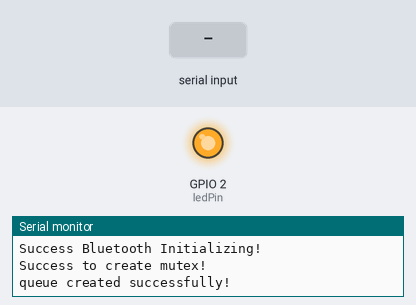
This program was run on a simulated ESP32. Shown: output pins drawn as LEDs (lit = HIGH), the last lines printed to the serial monitor. Dashed ring = blinking. Inputs (shaded band) come from the test bench. Nothing arrives over Bluetooth unless stated.

Above: at 1.2 s.
1.3 s: "1\n" received over the second serial link
At 1.3 s:
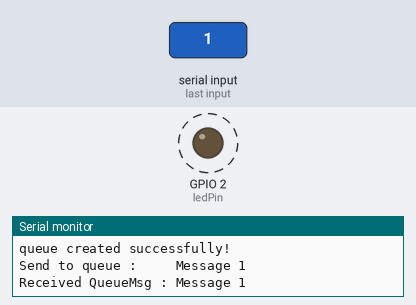
Timing chart, 0 to 9.2 s (numbered marks = the images above; inputs shaded):
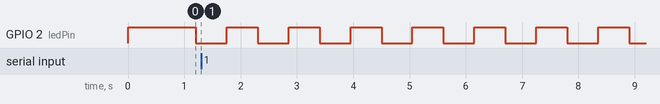

Measured:
- by itself, GPIO 2 (ledPin): alternates HIGH for 0.55 s and LOW for 0.55 s

The program:

main.cpp
```cpp
#include <Arduino.h>
#include "main.h"

// put function declarations here:
int myFunction(int, int);

void setup() {
  // put your setup code here, to run once:
  int result = myFunction(2, 3);
}

void loop() {
  // put your main code here, to run repeatedly:
}

// put function definitions here:
int myFunction(int x, int y) {

  esp_task_wdt_init(30, false);   //30초 워치독 리셋
  WRITE_PERI_REG(RTC_CNTL_BROWN_OUT_REG, 0);  // 낮은 전원 검출 비활성화(재리셋 부팅 방지)
  getTick = xTaskGetTickCount();

  portSetup();
  uartSetup(BAUD);
  bleSetup();
  taskSetup();
  syncSetup();
  queueSetup(QEA);

  return x + y;
}

// put setup files
void portSetup() {
  pinMode(ledPin, OUTPUT);
  digitalWrite(ledPin, HIGH);
}

void uartSetup(unsigned long baud) {
  Serial.begin(baud);
}

int bleSetup() {
  if(!SerialBT.begin("DroneBT20240805-01")) {
    Serial.println("Failed Bluetooth Initializing!!!");
    return -1;
  }
  else {
    Serial.println("Success Bluetooth Initializing!");
    return 0;
  }
}

void taskSetup() {
  xTaskCreatePinnedToCore(Task1Code, "Task1", 2048, NULL, 1, &Task1, 0);
  xTaskCreatePinnedToCore(Task2Code, "Task2", 2048, NULL, 1, &Task2, 0);
  xTaskCreatePinnedToCore(Task3Code, "Task3", 2048, NULL, 1, &Task3, 1);
  xTaskCreatePinnedToCore(Task4Code, "Task4", 2048, NULL, 1, &Task4, 1);
}

int queueSetup(uint8_t qEa) {
  queue = xQueueCreate(qEa, sizeof(int));
  if(queue == NULL) {
    Serial.println("Failed to create queue!!!");
    return -1;
  }
  else {
    Serial.println("queue created successfully!");
    return 0;
  }
}

int syncSetup() {
  mutex = xSemaphoreCreateMutex();
  if(mutex == NULL) {
    Serial.println("Failed to create mutex!!!");
    return -1;
  }
  else {
    Serial.println("Success to create mutex!");
    return 0;
  }
}
```

defines.h
```cpp
#ifndef _DEFINES_H
#define _DEFINES_H

#define QEA 10
#define BAUD 115200
// 내장 LED 핀 번호 (ESP32 보드에서는 대개 GPIO 2)
const int ledPin = 2;

// Task TICK Time (1msec) define
const TickType_t vPeriodicTaskPeriod = 1 / portTICK_PERIOD_MS;

#endif  //_DEFINE_H END
```

main.h
```cpp
#ifndef _MAIN_H
#define _MAIN_H

#include <Arduino.h>
#include <esp_task_wdt.h>
#include "soc/soc.h"
#include "soc/rtc_cntl_reg.h"

#include "BluetoothSerial.h"
#include "defines.h"

TickType_t getTick;

TaskHandle_t Task1;
TaskHandle_t Task2;
TaskHandle_t Task3;
TaskHandle_t Task4;

QueueHandle_t queue;
SemaphoreHandle_t mutex;
BluetoothSerial SerialBT;

// put setup files
void portSetup();
void uartSetup(unsigned long baud);
int bleSetup();
void taskSetup();
int queueSetup(uint8_t qEa);
int syncSetup();

// put functions of tasks here
extern void Task1Code(void *pvParameters);
extern void Task2Code(void *pvParameters);
extern void Task3Code(void *pvParameters);
extern void Task4Code(void *pvParameters);

#endif  //_MAIN_H END
```

task.h
```cpp
#ifndef _TASK_H
#define _TASK_H

#include <Arduino.h>
#include <esp_task_wdt.h>
#include "BluetoothSerial.h"
#include "defines.h"

extern TickType_t getTick;
extern BluetoothSerial SerialBT;
extern QueueHandle_t queue;
extern SemaphoreHandle_t mutex;

int qCnt = 0;

const char *messages[10] = {
    "Message 1", "Message 2", "Message 3", "Message 4", "Message 5",
    "Message 6", "Message 7", "Message 8", "Message 9", "Message 10"
};

// put functions of tasks here
void Task1Code(void *pvParameters);
void Task2Code(void *pvParameters);
void Task3Code(void *pvParameters);
void Task4Code(void *pvParameters);

#endif  //_TASK_H END
```

task.cpp
```cpp
/*
4개의 타스크 함수들 정의
1.Task1Code : 블루투스로부터 수신/파싱
2.Task2Code : 블루투스로 송신
3.Task3Code : 큐 문자열 메세지 송신
4.Task4Code : 큐 문자열 메세지 수신
*/
#include "task.h"

void Task1Code(void *pvParameters) {
    uint32_t ledDly = 0;
    uint32_t task1Dly = 0;

    for(;;) {
        vTaskDelay(1 / portTICK_PERIOD_MS);
        // xTaskDelayUntil(&getTick, vPeriodicTaskPeriod);

        ledDly++;
        if(ledDly == 500) {
            digitalWrite(ledPin, HIGH);
        }
        else if(ledDly >= 1000) {
            digitalWrite(ledPin, LOW);
            ledDly = 0;
        }

        //smartphone message will be received by pc
        if (SerialBT.available() > 0) {
            String data = SerialBT.readStringUntil('\n');
            Serial.print("Received from Bluetooth: ");
            Serial.println(data);
        }
    }
}

void Task2Code(void *pvParameters) {
    uint32_t task2Dly = 0;

    for(;;) {
        vTaskDelay(1 / portTICK_PERIOD_MS);
        // xTaskDelayUntil(&getTick, vPeriodicTaskPeriod);

        task2Dly++;
        // PC로부터 ESP32가 수신한 문자열을 블루투스 통신으로 전송하겠다.
        if (Serial.available() > 0) {
            String data = Serial.readStringUntil('\n');
            SerialBT.print(data + "\n");
        }
    }
}

void Task3Code(void *pvParameters) {
    uint32_t task3Dly = 0;
    int index = 0;

    for(;;) {
        vTaskDelay(1 / portTICK_PERIOD_MS);
        // xTaskDelayUntil(&getTick, vPeriodicTaskPeriod);

        task3Dly++;
        if(task3Dly >= 1000) {
            task3Dly = 0;
            esp_task_wdt_init(30, false);   //30초 워치독 리셋
            if(xSemaphoreTake(mutex, portMAX_DELAY) == pdTRUE) {
                xSemaphoreGive(mutex);
                if(xQueueSend(queue, &messages[index], portMAX_DELAY) != pdPASS) {
                    Serial.println("Failed to send to queue!!!");
                }
                else {
                    // SerialBT.print(messages[index]);
                    Serial.print("Send to queue :     ");
                    Serial.println(messages[index]);
                }
                index = (index + 1) % 10;   //다음 메시지로 이동
            }
        }
    }
}

void Task4Code(void * pvParameters) {
    uint32_t task4Dly = 0;
    const char *rcvmsg;

    for(;;) {
        vTaskDelay(1 / portTICK_PERIOD_MS);
        // xTaskDelayUntil(&getTick, vPeriodicTaskPeriod);

        if(xQueueReceive(queue, &rcvmsg, portMAX_DELAY) == pdPASS) {
            if(xSemaphoreTake(mutex, portMAX_DELAY) == pdTRUE) {
                Serial.print("Received QueueMsg : ");
                Serial.println(rcvmsg);
                xSemaphoreGive(mutex);
            }
        }
    }
}
```
